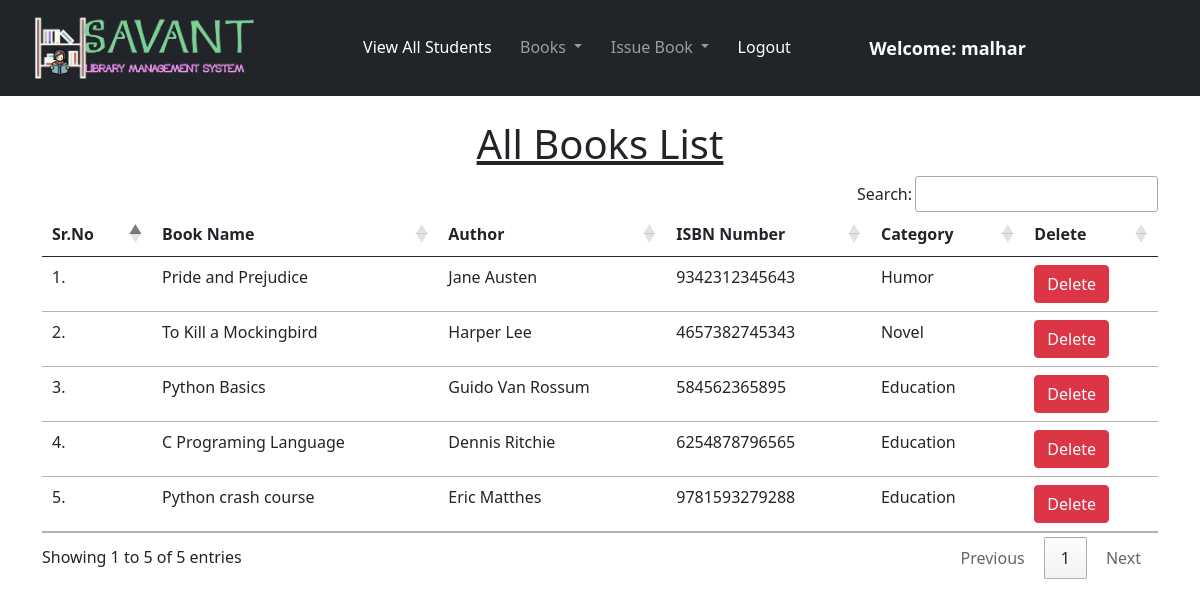
Page /view_books/ (signed in) on the committed database.
### library/models.py (models this page shows, shortened)
class Book(models.Model):
    name = models.CharField(max_length=200)
    author = models.CharField(max_length=200)
    isbn = models.PositiveIntegerField()
    category = models.CharField(max_length=50)

### library/views.py (the view)
# urls.py: path("view_books/", views.view_books, name="view_books"),
@login_required(login_url = '/admin_login')
def view_books(request):
    books = Book.objects.all()
    return render(request, "view_books.html", {'books':books})

### library/templates/view_books.html (shortened to what this page needs)
{% extends 'admin_navbar.html' %}
{% load static %}
{% block body %}
<div class="container mt-4">
    <h1 class="text-center"><u>All Books List</u></h1>
    <table class="table table-hover" id="example">
        <thead>
            <tr>
                <th>Sr.No</th>
                <th>Book Name</th>
                <th>Author</th>
                <th>ISBN Number</th>
                <th>Category</th>
                <th>Delete</th>
            </tr>
        </thead>
        <tbody>
            {% for book in books %}
            <tr>
                <td>{{forloop.counter}}.</td>
                <td>{{book.name}}</td>
                <td>{{book.author}}</td>
                <td>{{book.isbn}}</td>
                <td>{{book.category}}</td>
                <td><a href="/delete_book/{{book.id}}/" class="btn btn-danger" onclick="return confirm('Are you sure you want to delete this book?')">Delete</a></td>
            </tr>
            {% endfor %}
        </tbody>
    </table>
    </div>
{% endblock %}

### library/templates/admin_navbar.html (shortened to what this page needs)
<!doctype html>
<html lang="en">
  <head>
    <link href="https://cdn.jsdelivr.net/npm/bootstrap@5.1.0/dist/css/bootstrap.min.css" rel="stylesheet">
    <link rel="stylesheet" href="https://cdn.datatables.net/1.10.25/css/jquery.dataTables.min.css">
    <link rel="stylesheet" href="https://cdn.datatables.net/buttons/1.7.1/css/buttons.dataTables.min.css">
  </head>
  {% load static %}
  <body>
    <nav class="navbar navbar-expand-lg navbar-dark bg-dark">
        <div class="container-fluid">
          <a class="navbar-brand" href="#"><img src="{% static 'logo_lib.png' %}" height="70"></a>
          <div class="collapse navbar-collapse" id="navbarSupportedContent">
            <ul class="navbar-nav me-auto mb-2 mb-lg-0" >
              <li class="nav-item">
                <a class="nav-link active" aria-current="page" href="/view_students/">View All Students</a>
              </li>
              <li class="nav-item dropdown">
                <a class="nav-link dropdown-toggle" href="#" id="navbarDropdown" role="button" data-bs-toggle="dropdown" aria-expanded="false">
                  Books
                </a>
              </li>
              <li class="nav-item dropdown">
                <a class="nav-link dropdown-toggle" href="#" id="navbarDropdown" role="button" data-bs-toggle="dropdown" aria-expanded="false">
                  Issue Book
                </a>
              </li>
              <li class="nav-item">
                <a class="nav-link active" aria-current="page" href="/logout/">Logout</a>
              </li>
              <li class="nav-item">
                <a style="font-weight:600; font-family:'Segoe UI', Tahoma, Geneva, Verdana, sans-serif; font-size: large;" class="nav-link active" href="#">Welcome: {{request.user}}</a>
              </li>
            </ul>
          </div>
        </div>
      </nav>
      {% block body %}
      {% endblock %}
  </body>
</html>

### rows in the picture
Book: name "Pride and Prejudice", author "Jane Austen", isbn "9342312345643", category "Humor"
Book: name "To Kill a Mockingbird", author "Harper Lee", isbn "4657382745343", category "Novel"
Book: name "Python Basics", author "Guido Van Rossum", isbn "584562365895", category "Education"
Book: name "C Programing Language", author "Dennis Ritchie", isbn "6254878796565", category "Education"
Book: name "Python crash course", author "Eric Matthes", isbn "9781593279288", category "Education"

### other values in the picture
{{ request.user }} "malhar"
